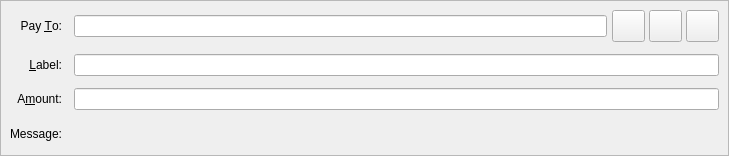
<?xml version="1.0" encoding="UTF-8"?>
<ui version="4.0">
 <class>SendCoinsEntry</class>
 <widget class="QStackedWidget" name="SendCoinsEntry">
  <property name="geometry">
   <rect>
    <x>0</x>
    <y>0</y>
    <width>729</width>
    <height>156</height>
   </rect>
  </property>
  <property name="focusPolicy">
   <enum>Qt::TabFocus</enum>
  </property>
  <property name="autoFillBackground">
   <bool>false</bool>
  </property>
  <widget class="QFrame" name="SendCoins">
   <property name="toolTip">
    <string>This is a normal payment.</string>
   </property>
   <property name="frameShape">
    <enum>QFrame::StyledPanel</enum>
   </property>
   <property name="frameShadow">
    <enum>QFrame::Sunken</enum>
   </property>
   <layout class="QGridLayout" name="gridLayout">
    <property name="spacing">
     <number>12</number>
    </property>
    <item row="0" column="0">
     <widget class="QLabel" name="payToLabel">
      <property name="text">
       <string>Pay &amp;To:</string>
      </property>
      <property name="alignment">
       <set>Qt::AlignRight|Qt::AlignTrailing|Qt::AlignVCenter</set>
      </property>
      <property name="buddy">
       <cstring>payTo</cstring>
      </property>
     </widget>
    </item>
    <item row="0" column="1">
     <layout class="QHBoxLayout" name="payToLayout">
      <property name="spacing">
       <number>0</number>
      </property>
      <item>
       <widget class="QValidatedLineEdit" name="payTo">
        <property name="toolTip">
         <string>The bitzayed address to send the payment to</string>
        </property>
       </widget>
      </item>
      <item>
       <spacer name="horizontalSpacer">
        <property name="orientation">
         <enum>Qt::Horizontal</enum>
        </property>
        <property name="sizeType">
         <enum>QSizePolicy::Fixed</enum>
        </property>
        <property name="sizeHint" stdset="0">
         <size>
          <width>5</width>
          <height>5</height>
         </size>
        </property>
       </spacer>
      </item>
      <item>
       <widget class="QToolButton" name="addressBookButton">
        <property name="toolTip">
         <string>Choose previously used address</string>
        </property>
        <property name="text">
         <string/>
        </property>
        <property name="icon">
         <iconset resource="../bitzayed.qrc">
          <normaloff>:/icons/address-book</normaloff>:/icons/address-book</iconset>
        </property>
        <property name="iconSize">
         <size>
          <width>25</width>
          <height>25</height>
         </size>
        </property>
        <property name="shortcut">
         <string>Alt+A</string>
        </property>
       </widget>
      </item>
      <item>
       <spacer name="horizontalSpacer_2">
        <property name="orientation">
         <enum>Qt::Horizontal</enum>
        </property>
        <property name="sizeType">
         <enum>QSizePolicy::Fixed</enum>
        </property>
        <property name="sizeHint" stdset="0">
         <size>
          <width>4</width>
          <height>4</height>
         </size>
        </property>
       </spacer>
      </item>
      <item>
       <widget class="QToolButton" name="pasteButton">
        <property name="toolTip">
         <string>Paste address from clipboard</string>
        </property>
        <property name="text">
         <string/>
        </property>
        <property name="icon">
         <iconset resource="..../bitzayed.qrc">
          <normaloff>:/icons/editpaste</normaloff>:/icons/editpaste</iconset>
        </property>
        <property name="iconSize">
         <size>
          <width>25</width>
          <height>25</height>
         </size>
        </property>
        <property name="shortcut">
         <string>Alt+P</string>
        </property>
       </widget>
      </item>
      <item>
       <spacer name="horizontalSpacer_3">
        <property name="orientation">
         <enum>Qt::Horizontal</enum>
        </property>
        <property name="sizeType">
         <enum>QSizePolicy::Fixed</enum>
        </property>
        <property name="sizeHint" stdset="0">
         <size>
          <width>4</width>
          <height>4</height>
         </size>
        </property>
       </spacer>
      </item>
      <item>
       <widget class="QToolButton" name="deleteButton">
        <property name="toolTip">
         <string>Remove this entry</string>
        </property>
        <property name="text">
         <string/>
        </property>
        <property name="icon">
         <iconset resource="..../bitzayed.qrc">
          <normaloff>:/icons/remove</normaloff>:/icons/remove</iconset>
        </property>
        <property name="iconSize">
         <size>
          <width>25</width>
          <height>25</height>
         </size>
        </property>
       </widget>
      </item>
     </layout>
    </item>
    <item row="1" column="0">
     <widget class="QLabel" name="labelLabel">
      <property name="text">
       <string>&amp;Label:</string>
      </property>
      <property name="alignment">
       <set>Qt::AlignRight|Qt::AlignTrailing|Qt::AlignVCenter</set>
      </property>
      <property name="buddy">
       <cstring>addAsLabel</cstring>
      </property>
     </widget>
    </item>
    <item row="1" column="1">
     <widget class="QLineEdit" name="addAsLabel">
      <property name="toolTip">
       <string>Enter a label for this address to add it to the list of used addresses</string>
      </property>
     </widget>
    </item>
    <item row="2" column="0">
     <widget class="QLabel" name="amountLabel">
      <property name="text">
       <string>A&amp;mount:</string>
      </property>
      <property name="alignment">
       <set>Qt::AlignRight|Qt::AlignTrailing|Qt::AlignVCenter</set>
      </property>
      <property name="buddy">
       <cstring>payAmount</cstring>
      </property>
     </widget>
    </item>
    <item row="2" column="1">
     <widget class="BitcoinAmountField" name="payAmount"/>
    </item>
    <item row="3" column="0">
     <widget class="QLabel" name="messageLabel">
      <property name="text">
       <string>Message:</string>
      </property>
      <property name="alignment">
       <set>Qt::AlignRight|Qt::AlignTrailing|Qt::AlignVCenter</set>
      </property>
     </widget>
    </item>
    <item row="3" column="1">
     <widget class="QLabel" name="messageTextLabel">
      <property name="toolTip">
       <string>A message that was attached to the bitzayed: URI which will be stored with the transaction for your reference. Note: This message will not be sent over the bitzayed network.</string>
      </property>
      <property name="textFormat">
       <enum>Qt::PlainText</enum>
      </property>
     </widget>
    </item>
   </layout>
  </widget>
  <widget class="QFrame" name="SendCoins_InsecurePaymentRequest">
   <property name="palette">
    <palette>
     <active>
      <colorrole role="WindowText">
       <brush brushstyle="SolidPattern">
        <color alpha="255">
         <red>0</red>
         <green>0</green>
         <blue>0</blue>
        </color>
       </brush>
      </colorrole>
      <colorrole role="Button">
       <brush brushstyle="SolidPattern">
        <color alpha="255">
         <red>255</red>
         <green>255</green>
         <blue>127</blue>
        </color>
       </brush>
      </colorrole>
      <colorrole role="Light">
       <brush brushstyle="SolidPattern">
        <color alpha="255">
         <red>255</red>
         <green>255</green>
         <blue>255</blue>
        </color>
       </brush>
      </colorrole>
      <colorrole role="Midlight">
       <brush brushstyle="SolidPattern">
        <color alpha="255">
         <red>255</red>
         <green>255</green>
         <blue>191</blue>
        </color>
       </brush>
      </colorrole>
      <colorrole role="Dark">
       <brush brushstyle="SolidPattern">
        <color alpha="255">
         <red>127</red>
         <green>127</green>
         <blue>63</blue>
        </color>
       </brush>
      </colorrole>
      <colorrole role="Mid">
       <brush brushstyle="SolidPattern">
        <color alpha="255">
         <red>170</red>
         <green>170</green>
         <blue>84</blue>
        </color>
       </brush>
      </colorrole>
      <colorrole role="Text">
       <brush brushstyle="SolidPattern">
        <color alpha="255">
         <red>0</red>
         <green>0</green>
         <blue>0</blue>
        </color>
       </brush>
      </colorrole>
      <colorrole role="BrightText">
       <brush brushstyle="SolidPattern">
        <color alpha="255">
         <red>255</red>
         <green>255</green>
         <blue>255</blue>
        </color>
       </brush>
      </colorrole>
      <colorrole role="ButtonText">
       <brush brushstyle="SolidPattern">
        <color alpha="255">
         <red>0</red>
         <green>0</green>
         <blue>0</blue>
        </color>
       </brush>
      </colorrole>
      <colorrole role="Base">
       <brush brushstyle="SolidPattern">
        <color alpha="255">
         <red>255</red>
         <green>255</green>
         <blue>255</blue>
        </color>
       </brush>
      </colorrole>
      <colorrole role="Window">
       <brush brushstyle="SolidPattern">
        <color alpha="255">
         <red>255</red>
         <green>255</green>
         <blue>127</blue>
        </color>
       </brush>
      </colorrole>
      <colorrole role="Shadow">
       <brush brushstyle="SolidPattern">
        <color alpha="255">
         <red>0</red>
         <green>0</green>
         <blue>0</blue>
        </color>
       </brush>
      </colorrole>
      <colorrole role="AlternateBase">
       <brush brushstyle="SolidPattern">
        <color alpha="255">
         <red>255</red>
         <green>255</green>
         <blue>191</blue>
        </color>
       </brush>
      </colorrole>
      <colorrole role="ToolTipBase">
       <brush brushstyle="SolidPattern">
        <color alpha="255">
         <red>255</red>
         <green>255</green>
         <blue>220</blue>
        </color>
       </brush>
      </colorrole>
      <colorrole role="ToolTipText">
       <brush brushstyle="SolidPattern">
        <color alpha="255">
         <red>0</red>
         <green>0</green>
         <blue>0</blue>
        </color>
       </brush>
      </colorrole>
     </active>
     <inactive>
      <colorrole role="WindowText">
       <brush brushstyle="SolidPattern">
        <color alpha="255">
         <red>0</red>
         <green>0</green>
         <blue>0</blue>
        </color>
       </brush>
      </colorrole>
      <colorrole role="Button">
       <brush brushstyle="SolidPattern">
        <color alpha="255">
         <red>255</red>
         <green>255</green>
         <blue>127</blue>
        </color>
       </brush>
      </colorrole>
      <colorrole role="Light">
       <brush brushstyle="SolidPattern">
        <color alpha="255">
         <red>255</red>
         <green>255</green>
         <blue>255</blue>
        </color>
       </brush>
      </colorrole>
      <colorrole role="Midlight">
       <brush brushstyle="SolidPattern">
        <color alpha="255">
         <red>255</red>
         <green>255</green>
         <blue>191</blue>
        </color>
       </brush>
      </colorrole>
      <colorrole role="Dark">
       <brush brushstyle="SolidPattern">
        <color alpha="255">
         <red>127</red>
         <green>127</green>
         <blue>63</blue>
        </color>
       </brush>
      </colorrole>
      <colorrole role="Mid">
       <brush brushstyle="SolidPattern">
        <color alpha="255">
         <red>170</red>
         <green>170</green>
         <blue>84</blue>
        </color>
       </brush>
      </colorrole>
      <colorrole role="Text">
       <brush brushstyle="SolidPattern">
        <color alpha="255">
         <red>0</red>
         <green>0</green>
         <blue>0</blue>
        </color>
       </brush>
      </colorrole>
      <colorrole role="BrightText">
       <brush brushstyle="SolidPattern">
        <color alpha="255">
         <red>255</red>
         <green>255</green>
         <blue>255</blue>
        </color>
       </brush>
      </colorrole>
      <colorrole role="ButtonText">
       <brush brushstyle="SolidPattern">
        <color alpha="255">
         <red>0</red>
         <green>0</green>
         <blue>0</blue>
        </color>
       </brush>
      </colorrole>
      <colorrole role="Base">
       <brush brushstyle="SolidPattern">
        <color alpha="255">
         <red>255</red>
         <green>255</green>
         <blue>255</blue>
        </color>
       </brush>
      </colorrole>
      <colorrole role="Window">
       <brush brushstyle="SolidPattern">
        <color alpha="255">
         <red>255</red>
         <green>255</green>
         <blue>127</blue>
        </color>
       </brush>
      </colorrole>
      <colorrole role="Shadow">
       <brush brushstyle="SolidPattern">
        <color alpha="255">
         <red>0</red>
         <green>0</green>
         <blue>0</blue>
        </color>
       </brush>
      </colorrole>
      <colorrole role="AlternateBase">
       <brush brushstyle="SolidPattern">
        <color alpha="255">
         <red>255</red>
         <green>255</green>
         <blue>191</blue>
        </color>
       </brush>
      </colorrole>
      <colorrole role="ToolTipBase">
       <brush brushstyle="SolidPattern">
        <color alpha="255">
         <red>255</red>
         <green>255</green>
         <blue>220</blue>
        </color>
       </brush>
      </colorrole>
      <colorrole role="ToolTipText">
       <brush brushstyle="SolidPattern">
        <color alpha="255">
         <red>0</red>
         <green>0</green>
         <blue>0</blue>
        </color>
       </brush>
      </colorrole>
     </inactive>
     <disabled>
      <colorrole role="WindowText">
       <brush brushstyle="SolidPattern">
        <color alpha="255">
         <red>127</red>
         <green>127</green>
         <blue>63</blue>
        </color>
       </brush>
      </colorrole>
      <colorrole role="Button">
       <brush brushstyle="SolidPattern">
        <color alpha="255">
         <red>255</red>
         <green>255</green>
         <blue>127</blue>
        </color>
       </brush>
      </colorrole>
      <colorrole role="Light">
       <brush brushstyle="SolidPattern">
        <color alpha="255">
         <red>255</red>
         <green>255</green>
         <blue>255</blue>
        </color>
       </brush>
      </colorrole>
      <colorrole role="Midlight">
       <brush brushstyle="SolidPattern">
        <color alpha="255">
         <red>255</red>
         <green>255</green>
         <blue>191</blue>
        </color>
       </brush>
      </colorrole>
      <colorrole role="Dark">
       <brush brushstyle="SolidPattern">
        <color alpha="255">
         <red>127</red>
         <green>127</green>
         <blue>63</blue>
        </color>
       </brush>
      </colorrole>
      <colorrole role="Mid">
       <brush brushstyle="SolidPattern">
        <color alpha="255">
         <red>170</red>
         <green>170</green>
         <blue>84</blue>
        </color>
       </brush>
      </colorrole>
      <colorrole role="Text">
       <brush brushstyle="SolidPattern">
        <color alpha="255">
         <red>127</red>
         <green>127</green>
         <blue>63</blue>
        </color>
       </brush>
      </colorrole>
      <colorrole role="BrightText">
       <brush brushstyle="SolidPattern">
        <color alpha="255">
         <red>255</red>
         <green>255</green>
         <blue>255</blue>
        </color>
       </brush>
      </colorrole>
      <colorrole role="ButtonText">
       <brush brushstyle="SolidPattern">
        <color alpha="255">
         <red>127</red>
         <green>127</green>
         <blue>63</blue>
        </color>
       </brush>
      </colorrole>
      <colorrole role="Base">
       <brush brushstyle="SolidPattern">
        <color alpha="255">
         <red>255</red>
         <green>255</green>
         <blue>127</blue>
        </color>
       </brush>
      </colorrole>
      <colorrole role="Window">
       <brush brushstyle="SolidPattern">
        <color alpha="255">
         <red>255</red>
         <green>255</green>
         <blue>127</blue>
        </color>
       </brush>
      </colorrole>
      <colorrole role="Shadow">
       <brush brushstyle="SolidPattern">
        <color alpha="255">
         <red>0</red>
         <green>0</green>
         <blue>0</blue>
        </color>
       </brush>
      </colorrole>
      <colorrole role="AlternateBase">
       <brush brushstyle="SolidPattern">
        <color alpha="255">
         <red>255</red>
         <green>255</green>
         <blue>127</blue>
        </color>
       </brush>
      </colorrole>
      <colorrole role="ToolTipBase">
       <brush brushstyle="SolidPattern">
        <color alpha="255">
         <red>255</red>
         <green>255</green>
         <blue>220</blue>
        </color>
       </brush>
      </colorrole>
      <colorrole role="ToolTipText">
       <brush brushstyle="SolidPattern">
        <color alpha="255">
         <red>0</red>
         <green>0</green>
         <blue>0</blue>
        </color>
       </brush>
      </colorrole>
     </disabled>
    </palette>
   </property>
   <property name="toolTip">
    <string>This is an unverified payment request.</string>
   </property>
   <property name="autoFillBackground">
    <bool>true</bool>
   </property>
   <property name="frameShape">
    <enum>QFrame::StyledPanel</enum>
   </property>
   <property name="frameShadow">
    <enum>QFrame::Sunken</enum>
   </property>
   <layout class="QGridLayout" name="gridLayout_is">
    <property name="spacing">
     <number>12</number>
    </property>
    <item row="0" column="0">
     <widget class="QLabel" name="payToLabel_is">
      <property name="text">
       <string>Pay To:</string>
      </property>
      <property name="alignment">
       <set>Qt::AlignRight|Qt::AlignTrailing|Qt::AlignVCenter</set>
      </property>
     </widget>
    </item>
    <item row="0" column="1">
     <layout class="QHBoxLayout" name="payToLayout_is">
      <property name="spacing">
       <number>0</number>
      </property>
      <item>
       <widget class="QLabel" name="payTo_is"/>
      </item>
      <item>
       <widget class="QToolButton" name="deleteButton_is">
        <property name="toolTip">
         <string>Remove this entry</string>
        </property>
        <property name="text">
         <string/>
        </property>
        <property name="icon">
         <iconset resource="..../bitzayed.qrc">
          <normaloff>:/icons/remove</normaloff>:/icons/remove</iconset>
        </property>
       </widget>
      </item>
     </layout>
    </item>
    <item row="1" column="0">
     <widget class="QLabel" name="memoLabel_is">
      <property name="text">
       <string>Memo:</string>
      </property>
      <property name="alignment">
       <set>Qt::AlignRight|Qt::AlignTrailing|Qt::AlignVCenter</set>
      </property>
     </widget>
    </item>
    <item row="1" column="1">
     <widget class="QLabel" name="memoTextLabel_is">
      <property name="textFormat">
       <enum>Qt::PlainText</enum>
      </property>
     </widget>
    </item>
    <item row="2" column="0">
     <widget class="QLabel" name="amountLabel_is">
      <property name="text">
       <string>A&amp;mount:</string>
      </property>
      <property name="alignment">
       <set>Qt::AlignRight|Qt::AlignTrailing|Qt::AlignVCenter</set>
      </property>
      <property name="buddy">
       <cstring>payAmount_is</cstring>
      </property>
     </widget>
    </item>
    <item row="2" column="1">
     <widget class="BitcoinAmountField" name="payAmount_is">
      <property name="acceptDrops">
       <bool>false</bool>
      </property>
     </widget>
    </item>
   </layout>
  </widget>
  <widget class="QFrame" name="SendCoins_SecurePaymentRequest">
   <property name="palette">
    <palette>
     <active>
      <colorrole role="WindowText">
       <brush brushstyle="SolidPattern">
        <color alpha="255">
         <red>0</red>
         <green>0</green>
         <blue>0</blue>
        </color>
       </brush>
      </colorrole>
      <colorrole role="Button">
       <brush brushstyle="SolidPattern">
        <color alpha="255">
         <red>140</red>
         <green>232</green>
         <blue>119</blue>
        </color>
       </brush>
      </colorrole>
      <colorrole role="Light">
       <brush brushstyle="SolidPattern">
        <color alpha="255">
         <red>230</red>
         <green>255</green>
         <blue>224</blue>
        </color>
       </brush>
      </colorrole>
      <colorrole role="Midlight">
       <brush brushstyle="SolidPattern">
        <color alpha="255">
         <red>185</red>
         <green>243</green>
         <blue>171</blue>
        </color>
       </brush>
      </colorrole>
      <colorrole role="Dark">
       <brush brushstyle="SolidPattern">
        <color alpha="255">
         <red>70</red>
         <green>116</green>
         <blue>59</blue>
        </color>
       </brush>
      </colorrole>
      <colorrole role="Mid">
       <brush brushstyle="SolidPattern">
        <color alpha="255">
         <red>93</red>
         <green>155</green>
         <blue>79</blue>
        </color>
       </brush>
      </colorrole>
      <colorrole role="Text">
       <brush brushstyle="SolidPattern">
        <color alpha="255">
         <red>0</red>
         <green>0</green>
         <blue>0</blue>
        </color>
       </brush>
      </colorrole>
      <colorrole role="BrightText">
       <brush brushstyle="SolidPattern">
        <color alpha="255">
         <red>155</red>
         <green>255</green>
         <blue>147</blue>
        </color>
       </brush>
      </colorrole>
      <colorrole role="ButtonText">
       <brush brushstyle="SolidPattern">
        <color alpha="255">
         <red>0</red>
         <green>0</green>
         <blue>0</blue>
        </color>
       </brush>
      </colorrole>
      <colorrole role="Base">
       <brush brushstyle="SolidPattern">
        <color alpha="255">
         <red>119</red>
         <green>255</green>
         <blue>233</blue>
        </color>
       </brush>
      </colorrole>
      <colorrole role="Window">
       <brush brushstyle="SolidPattern">
        <color alpha="255">
         <red>140</red>
         <green>232</green>
         <blue>119</blue>
        </color>
       </brush>
      </colorrole>
      <colorrole role="Shadow">
       <brush brushstyle="SolidPattern">
        <color alpha="255">
         <red>0</red>
         <green>0</green>
         <blue>0</blue>
        </color>
       </brush>
      </colorrole>
      <colorrole role="AlternateBase">
       <brush brushstyle="SolidPattern">
        <color alpha="255">
         <red>197</red>
         <green>243</green>
         <blue>187</blue>
        </color>
       </brush>
      </colorrole>
      <colorrole role="NoRole">
       <brush brushstyle="SolidPattern">
        <color alpha="255">
         <red>125</red>
         <green>194</green>
         <blue>122</blue>
        </color>
       </brush>
      </colorrole>
      <colorrole role="ToolTipBase">
       <brush brushstyle="SolidPattern">
        <color alpha="255">
         <red>255</red>
         <green>255</green>
         <blue>220</blue>
        </color>
       </brush>
      </colorrole>
      <colorrole role="ToolTipText">
       <brush brushstyle="SolidPattern">
        <color alpha="255">
         <red>0</red>
         <green>0</green>
         <blue>0</blue>
        </color>
       </brush>
      </colorrole>
     </active>
     <inactive>
      <colorrole role="WindowText">
       <brush brushstyle="SolidPattern">
        <color alpha="255">
         <red>0</red>
         <green>0</green>
         <blue>0</blue>
        </color>
       </brush>
      </colorrole>
      <colorrole role="Button">
       <brush brushstyle="SolidPattern">
        <color alpha="255">
         <red>140</red>
         <green>232</green>
         <blue>119</blue>
        </color>
       </brush>
      </colorrole>
      <colorrole role="Light">
       <brush brushstyle="SolidPattern">
        <color alpha="255">
         <red>230</red>
         <green>255</green>
         <blue>224</blue>
        </color>
       </brush>
      </colorrole>
      <colorrole role="Midlight">
       <brush brushstyle="SolidPattern">
        <color alpha="255">
         <red>185</red>
         <green>243</green>
         <blue>171</blue>
        </color>
       </brush>
      </colorrole>
      <colorrole role="Dark">
       <brush brushstyle="SolidPattern">
        <color alpha="255">
         <red>70</red>
         <green>116</green>
         <blue>59</blue>
        </color>
       </brush>
      </colorrole>
      <colorrole role="Mid">
       <brush brushstyle="SolidPattern">
        <color alpha="255">
         <red>93</red>
         <green>155</green>
         <blue>79</blue>
        </color>
       </brush>
      </colorrole>
      <colorrole role="Text">
       <brush brushstyle="SolidPattern">
        <color alpha="255">
         <red>0</red>
         <green>0</green>
         <blue>0</blue>
        </color>
       </brush>
      </colorrole>
      <colorrole role="BrightText">
       <brush brushstyle="SolidPattern">
        <color alpha="255">
         <red>155</red>
         <green>255</green>
         <blue>147</blue>
        </color>
       </brush>
      </colorrole>
      <colorrole role="ButtonText">
       <brush brushstyle="SolidPattern">
        <color alpha="255">
         <red>0</red>
         <green>0</green>
         <blue>0</blue>
        </color>
       </brush>
      </colorrole>
      <colorrole role="Base">
       <brush brushstyle="SolidPattern">
        <color alpha="255">
         <red>119</red>
         <green>255</green>
         <blue>233</blue>
        </color>
       </brush>
      </colorrole>
      <colorrole role="Window">
       <brush brushstyle="SolidPattern">
        <color alpha="255">
         <red>140</red>
         <green>232</green>
         <blue>119</blue>
        </color>
       </brush>
      </colorrole>
      <colorrole role="Shadow">
       <brush brushstyle="SolidPattern">
        <color alpha="255">
         <red>0</red>
         <green>0</green>
         <blue>0</blue>
        </color>
       </brush>
      </colorrole>
      <colorrole role="AlternateBase">
       <brush brushstyle="SolidPattern">
        <color alpha="255">
         <red>197</red>
         <green>243</green>
         <blue>187</blue>
        </color>
       </brush>
      </colorrole>
      <colorrole role="NoRole">
       <brush brushstyle="SolidPattern">
        <color alpha="255">
         <red>125</red>
         <green>194</green>
         <blue>122</blue>
        </color>
       </brush>
      </colorrole>
      <colorrole role="ToolTipBase">
       <brush brushstyle="SolidPattern">
        <color alpha="255">
         <red>255</red>
         <green>255</green>
         <blue>220</blue>
        </color>
       </brush>
      </colorrole>
      <colorrole role="ToolTipText">
       <brush brushstyle="SolidPattern">
        <color alpha="255">
         <red>0</red>
         <green>0</green>
         <blue>0</blue>
        </color>
       </brush>
      </colorrole>
     </inactive>
     <disabled>
      <colorrole role="WindowText">
       <brush brushstyle="SolidPattern">
        <color alpha="255">
         <red>70</red>
         <green>116</green>
         <blue>59</blue>
        </color>
       </brush>
      </colorrole>
      <colorrole role="Button">
       <brush brushstyle="SolidPattern">
        <color alpha="255">
         <red>140</red>
         <green>232</green>
         <blue>119</blue>
        </color>
       </brush>
      </colorrole>
      <colorrole role="Light">
       <brush brushstyle="SolidPattern">
        <color alpha="255">
         <red>230</red>
         <green>255</green>
         <blue>224</blue>
        </color>
       </brush>
      </colorrole>
      <colorrole role="Midlight">
       <brush brushstyle="SolidPattern">
        <color alpha="255">
         <red>185</red>
         <green>243</green>
         <blue>171</blue>
        </color>
       </brush>
      </colorrole>
      <colorrole role="Dark">
       <brush brushstyle="SolidPattern">
        <color alpha="255">
         <red>70</red>
         <green>116</green>
         <blue>59</blue>
        </color>
       </brush>
      </colorrole>
      <colorrole role="Mid">
       <brush brushstyle="SolidPattern">
        <color alpha="255">
         <red>93</red>
         <green>155</green>
         <blue>79</blue>
        </color>
       </brush>
      </colorrole>
      <colorrole role="Text">
       <brush brushstyle="SolidPattern">
        <color alpha="255">
         <red>70</red>
         <green>116</green>
         <blue>59</blue>
        </color>
       </brush>
      </colorrole>
      <colorrole role="BrightText">
       <brush brushstyle="SolidPattern">
        <color alpha="255">
         <red>155</red>
         <green>255</green>
         <blue>147</blue>
        </color>
       </brush>
      </colorrole>
      <colorrole role="ButtonText">
       <brush brushstyle="SolidPattern">
        <color alpha="255">
         <red>70</red>
         <green>116</green>
         <blue>59</blue>
        </color>
       </brush>
      </colorrole>
      <colorrole role="Base">
       <brush brushstyle="SolidPattern">
        <color alpha="255">
         <red>140</red>
         <green>232</green>
         <blue>119</blue>
        </color>
       </brush>
      </colorrole>
      <colorrole role="Window">
       <brush brushstyle="SolidPattern">
        <color alpha="255">
         <red>140</red>
         <green>232</green>
         <blue>119</blue>
        </color>
       </brush>
      </colorrole>
      <colorrole role="Shadow">
       <brush brushstyle="SolidPattern">
        <color alpha="255">
         <red>0</red>
         <green>0</green>
         <blue>0</blue>
        </color>
       </brush>
      </colorrole>
      <colorrole role="AlternateBase">
       <brush brushstyle="SolidPattern">
        <color alpha="255">
         <red>140</red>
         <green>232</green>
         <blue>119</blue>
        </color>
       </brush>
      </colorrole>
      <colorrole role="NoRole">
       <brush brushstyle="SolidPattern">
        <color alpha="255">
         <red>125</red>
         <green>194</green>
         <blue>122</blue>
        </color>
       </brush>
      </colorrole>
      <colorrole role="ToolTipBase">
       <brush brushstyle="SolidPattern">
        <color alpha="255">
         <red>255</red>
         <green>255</green>
         <blue>220</blue>
        </color>
       </brush>
      </colorrole>
      <colorrole role="ToolTipText">
       <brush brushstyle="SolidPattern">
        <color alpha="255">
         <red>0</red>
         <green>0</green>
         <blue>0</blue>
        </color>
       </brush>
      </colorrole>
     </disabled>
    </palette>
   </property>
   <property name="toolTip">
    <string>This is a verified payment request.</string>
   </property>
   <property name="autoFillBackground">
    <bool>true</bool>
   </property>
   <property name="frameShape">
    <enum>QFrame::StyledPanel</enum>
   </property>
   <property name="frameShadow">
    <enum>QFrame::Sunken</enum>
   </property>
   <layout class="QGridLayout" name="gridLayout_s">
    <property name="spacing">
     <number>12</number>
    </property>
    <item row="0" column="0">
     <widget class="QLabel" name="payToLabel_s">
      <property name="text">
       <string>Pay To:</string>
      </property>
      <property name="alignment">
       <set>Qt::AlignRight|Qt::AlignTrailing|Qt::AlignVCenter</set>
      </property>
     </widget>
    </item>
    <item row="0" column="1">
     <layout class="QHBoxLayout" name="payToLayout_s">
      <property name="spacing">
       <number>0</number>
      </property>
      <item>
       <widget class="QLabel" name="payTo_s">
        <property name="textFormat">
         <enum>Qt::PlainText</enum>
        </property>
       </widget>
      </item>
      <item>
       <widget class="QToolButton" name="deleteButton_s">
        <property name="toolTip">
         <string>Remove this entry</string>
        </property>
        <property name="text">
         <string/>
        </property>
        <property name="icon">
         <iconset resource="..../bitzayed.qrc">
          <normaloff>:/icons/remove</normaloff>:/icons/remove</iconset>
        </property>
       </widget>
      </item>
     </layout>
    </item>
    <item row="1" column="0">
     <widget class="QLabel" name="memoLabel_s">
      <property name="text">
       <string>Memo:</string>
      </property>
      <property name="alignment">
       <set>Qt::AlignRight|Qt::AlignTrailing|Qt::AlignVCenter</set>
      </property>
     </widget>
    </item>
    <item row="1" column="1">
     <widget class="QLabel" name="memoTextLabel_s">
      <property name="textFormat">
       <enum>Qt::PlainText</enum>
      </property>
     </widget>
    </item>
    <item row="2" column="0">
     <widget class="QLabel" name="amountLabel_s">
      <property name="text">
       <string>A&amp;mount:</string>
      </property>
      <property name="alignment">
       <set>Qt::AlignRight|Qt::AlignTrailing|Qt::AlignVCenter</set>
      </property>
      <property name="buddy">
       <cstring>payAmount_s</cstring>
      </property>
     </widget>
    </item>
    <item row="2" column="1">
     <widget class="BitcoinAmountField" name="payAmount_s">
      <property name="acceptDrops">
       <bool>false</bool>
      </property>
     </widget>
    </item>
   </layout>
  </widget>
 </widget>
 <customwidgets>
  <customwidget>
   <class>QValidatedLineEdit</class>
   <extends>QLineEdit</extends>
   <header>qvalidatedlineedit.h</header>
  </customwidget>
  <customwidget>
   <class>BitcoinAmountField</class>
   <extends>QLineEdit</extends>
   <header>bitcoinamountfield.h</header>
   <container>1</container>
  </customwidget>
 </customwidgets>
 <tabstops>
  <tabstop>payTo</tabstop>
  <tabstop>addressBookButton</tabstop>
  <tabstop>pasteButton</tabstop>
  <tabstop>deleteButton</tabstop>
  <tabstop>addAsLabel</tabstop>
  <tabstop>payAmount</tabstop>
  <tabstop>payAmount_is</tabstop>
  <tabstop>deleteButton_is</tabstop>
  <tabstop>payAmount_s</tabstop>
  <tabstop>deleteButton_s</tabstop>
 </tabstops>
 <resources>
  <include location="..../bitzayed.qrc"/>
 </resources>
 <connections/>
</ui>
